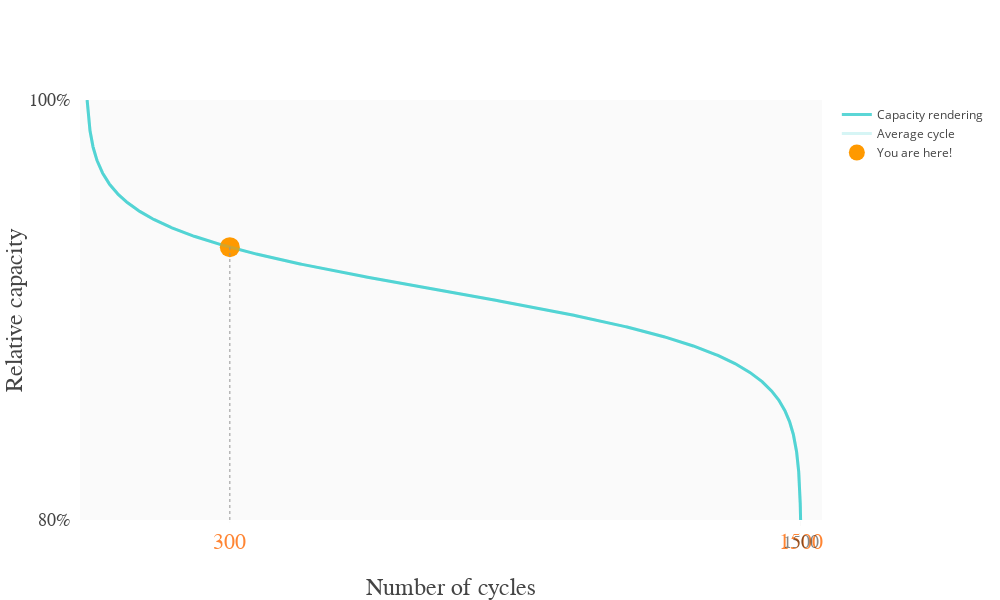

Write notebook code for a chart like this one.
### Code cell
mean_cycle_life = 1500

pred_current_cycle = 300
pred_remaining_cycles = 1200

results = np.array([
    pred_current_cycle / scaling_factors["Remaining_cycles"],
    pred_remaining_cycles / scaling_factors["Remaining_cycles"]
]).astype(np.float32)

def sigmoid(x):  
    return np.exp(-np.logaddexp(0, -x))

def sigmoid_mod_normalized(x):  
    sigmoid_mod = np.exp(-np.logaddexp(0, (-x + 5)*1.2))
    return (sigmoid_mod - sigmoid_mod.min()) / (sigmoid_mod.max() - sigmoid_mod.min())

def visualize_results(results, window_size, scaling_factors, mean_cycle_life, inline=False):
    relative_results = results / results.sum()  # Relative to this cell
    results_cycle_life = np.sum(np.round(
        results * scaling_factors[cst.REMAINING_CYCLES_NAME]).astype(np.int))
    relative_window_size = float(window_size / results_cycle_life)
    print("relative results", relative_results)
    print("window", relative_window_size)
    
    x_space = (0, 11, 1000)
    x_value = np.linspace(*x_space) 
    y = sigmoid_mod_normalized(x_value)
    y_mean = sigmoid_mod_normalized(x_value) * mean_cycle_life / results_cycle_life
    
    # Find the window indexes based on the relative size compared to results_cycle_life
    window_last_idx = (np.abs(y - relative_results[0])).argmin()
    window_first_idx = (np.abs(y - relative_results[0] + relative_window_size)).argmin()
    
    # Build a mask for the window
    window_mask = np.zeros_like(y, dtype=bool)
    window_mask[window_first_idx : window_last_idx] = True
    
    
    x_plot = np.linspace(100, 80, 1000)
    
    sigmoid_trace = go.Scatter(dict(
            x=y, 
            y=x_plot, 
            mode='lines',
            name='Capacity rendering',
            line=dict(color = 'rgba(51, 204, 204, 0.8)', width=3)))
    window_trace = go.Scatter(dict(
            x=y[window_mask], 
            y=x_plot[window_mask], 
            mode='lines',
            name='Cycle window',
            line=dict(color = 'rgba(255, 153, 0, 1.0)', width=3),
            showlegend=False))
    mean_trace = go.Scatter(dict(
            x=y_mean, 
            y=x_plot, 
            mode='lines',
            line=dict(color = 'rgba(51, 204, 204, 0.2)', width=3),
            name='Average cycle'),
            xaxis='x2')
    dot_trace = go.Scatter(dict(
            x=[relative_results[0]], 
            y=[x_plot[window_last_idx]], 
            mode='markers',
            name='You are here!',
            marker=dict(
                color = 'rgba(255, 153, 0, 1.0)',
                size = 20)))
    
    layout = go.Layout(
        plot_bgcolor='rgb(250, 250, 250)',
        xaxis=dict(
            tickmode='array',
            tickvals=[relative_results[0], 1],
            ticktext = [int(results[0] * scaling_factors[cst.REMAINING_CYCLES_NAME]),
                        str(results_cycle_life)],
            ticklen=2,
            tickcolor='rgb(250, 250, 250)',
            zeroline=False,
            range=[-0.01, max(y.max(), y_mean.max()) + 0.03],
            showgrid=False,
            title = "Number of cycles",
            titlefont=dict(family='Arial', size=24),
            tickfont=dict(family='Arial', size=22, color='rgba(255, 133, 51, 1.0)')
        ),
        xaxis2=dict(
            overlaying='x',
            tickmode='array',
            tickvals=[y_mean.max()],
            ticktext = [str(mean_cycle_life)],
            ticklen=5,
            tickcolor='rgb(250, 250, 250)',
            zeroline=False,
            range=[-0.01,  max(y.max(), y_mean.max()) + 0.03],
            showgrid=False,
            tickfont=dict(family='Arial', size=18, color='rgba(15, 15, 15, 0.5)')
        ),
        yaxis=dict(
            tickmode='array',
            tickvals=[80, 100],
            ticktext = ["80%", "100%"],
            dtick=20,
            ticklen=5,
            tickcolor='rgb(255, 255, 255)',
            range=[80, 100],
            showgrid=False,
            title = "Relative capacity",
            titlefont=dict(family='Arial', size=24),
            tickfont=dict(family='Arial', size=18)
        ), 
        shapes = [
        # Line Vertical
        {
            'type': 'line',
            'x0': relative_results[0],
            'y0': 80,
            'x1': relative_results[0],
            'y1': x_plot[window_last_idx],
            'line': {'color': 'rgb(150, 150, 150)',
                     'width': 1,
                     'dash': 'dot'},
        }]
    )
    
    fig = go.Figure(data=[sigmoid_trace, window_trace, mean_trace, dot_trace], layout=layout)
    fig['layout'].update(height=600, width=1000)
    
    if inline:
        pyo.iplot(fig)
    else:
        pyo.plot(fig)

window_size = 20
visualize_results(results, window_size, scaling_factors, mean_cycle_life, inline=True)

### Figure 1 — Plotly figure (JSON) as saved in the notebook; plotly's stock layout.template omitted (floating-point values rounded to 4 significant figures; data arrays with more than 128 entries replaced by an {"elided": "..."} marker saying what was removed)
{"data": [{"line": {"color": "rgba(51, 204, 204, 0.8)", "width": 3}, "mode": "lines", "name": "Capacity rendering", "type": "scatter", "uid": "4ff10e71-ea5f-4dbf-9125-be8e2cb5f227", "x": {"elided": "1000 float values"}, "y": {"elided": "1000 float values"}}, {"line": {"color": "rgba(255, 153, 0, 1.0)", "width": 3}, "mode": "lines", "name": "Cycle window", "showlegend": false, "type": "scatter", "uid": "aad985ed-821b-4a7d-8ce1-cc6cdb6310ce", "x": [0.1874, 0.1895, 0.1915, 0.1936, 0.1957, 0.1978], "y": [93.11, 93.09, 93.07, 93.05, 93.03, 93.01]}, {"line": {"color": "rgba(51, 204, 204, 0.2)", "width": 3}, "mode": "lines", "name": "Average cycle", "type": "scatter", "uid": "fc87edb8-93d8-4752-97fd-bd924fb1f208", "x": {"elided": "1000 float values"}, "xaxis": "x2", "y": {"elided": "1000 float values"}}, {"marker": {"color": "rgba(255, 153, 0, 1.0)", "size": 20}, "mode": "markers", "name": "You are here!", "type": "scatter", "uid": "d75faf20-a676-49c0-974a-54b311fd88ef", "x": [0.2], "y": [92.99]}], "layout": {"height": 600, "plot_bgcolor": "rgb(250, 250, 250)", "shapes": [{"line": {"color": "rgb(150, 150, 150)", "dash": "dot", "width": 1}, "type": "line", "x0": 0.2, "x1": 0.2, "y0": 80, "y1": 92.99}], "width": 1000, "xaxis": {"range": [-0.01, 1.03], "showgrid": false, "tickcolor": "rgb(250, 250, 250)", "tickfont": {"color": "rgba(255, 133, 51, 1.0)", "family": "Arial", "size": 22}, "ticklen": 2, "tickmode": "array", "ticktext": [300, "1500"], "tickvals": [0.2, 1], "title": {"font": {"family": "Arial", "size": 24}, "text": "Number of cycles"}, "zeroline": false}, "xaxis2": {"overlaying": "x", "range": [-0.01, 1.03], "showgrid": false, "tickcolor": "rgb(250, 250, 250)", "tickfont": {"color": "rgba(15, 15, 15, 0.5)", "family": "Arial", "size": 18}, "ticklen": 5, "tickmode": "array", "ticktext": ["1500"], "tickvals": [1], "zeroline": false}, "yaxis": {"dtick": 20, "range": [80, 100], "showgrid": false, "tickcolor": "rgb(255, 255, 255)", "tickfont": {"family": "Arial", "size": 18}, "ticklen": 5, "tickmode": "array", "ticktext": ["80%", "100%"], "tickvals": [80, 100], "title": {"font": {"family": "Arial", "size": 24}, "text": "Relative capacity"}}}}
